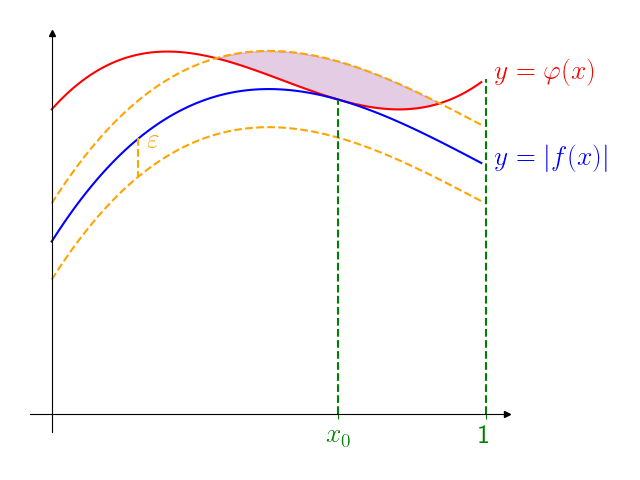

This figure's Python source:
from matplotlib import pyplot
import matplotlib.pyplot as plt
import numpy as np 
#import matplotlib.patches as patches
import time


def Dtime(start):
    print("--- %s seconds ---" % (time.time() - start))

def plt_parameters():
    plt.rcParams['text.usetex'] = True #using latex
    params = {'font.size': 20, 'text.latex.preamble' : r"""
    \usepackage{amsmath} 
    \usepackage{amssymb}
    """}
    #font size
    pyplot.rcParams.update(params)

def axis_limits(ax1, xmin, xmax, ymin, ymax):
    # Set identical scales for both axes
    ax1.set(xlim=(xmin, xmax), ylim=(ymin, ymax), aspect=1)

def set_position(ax1):
    # Set bottom and left spines as x and y axes of coordinate system
    ax1.spines['bottom'].set_position('zero')
    ax1.spines['left'].set_position('zero')

def remove_axes(ax1):
    # Remove top and right spines
    ax1.spines['top'].set_visible(False)
    ax1.spines['right'].set_visible(False)

def x_y_axis_labels(ax1):
    # Create 'x' and 'y' labels placed at the end of the axes
    ax1.set_xlabel('$x$', labelpad=-24, x=1.03)
    ax1.set_ylabel('$y$', labelpad=-21, y=1.02, rotation=0)

def x_y_arrows(ax1):
    # Draw arrows
    arrow_fmt = dict(markersize=4, color='black', clip_on=False)
    ax1.plot((1), (0), marker='>', transform=ax1.get_yaxis_transform(), **arrow_fmt)
    ax1.plot((0), (1), marker='^', transform=ax1.get_xaxis_transform(), **arrow_fmt)

def axis_label(ax1):
    ax1.set_xticks([.66, 1])
    ax1.set_xticklabels([r"$x_0$",1])
    ax1.set_yticks([])
    ax1.set_yticklabels([])

def axis_label_color(ax1, color):
    ax1.tick_params(axis='x', colors=color)

def plot_curves(ax1): 
    x = np.arange(0, 1, .01)

    ax1.plot(x, fun1(x), color = "r")

    ax1.plot(x, fun3(x), color="b")
    ax1.plot(x, fun3(x) - .25, color="orange", linestyle="--")
    ax1.plot(x, fun3(x) + .25, color="orange", linestyle="--")

def fun1 (x):
    return 5 * np.array(x) * (np.array(x) - 0.8) ** 2 + 2

def fun3 (x):
    return 2 * np.array(x) * (np.array(x) - 1.5) ** 2 + 1.1332645

def plot_segments(ax1):
    ax1.plot([1,1], [0, fun1(1)], color="g", linestyle="--")
    ax1.plot([.66,.66], [0, fun1(.66)], color="g", linestyle="--")
    ax1.plot([.2,.2], [fun3(.2), fun3(.2) - .25], color="orange", linestyle="--")

def text(ax1):
    #Add text
    dist = .02
    ax1.text(1 + dist, fun1(1), r"$y=\varphi(x)$", color="r")
    ax1.text(1 + dist, fun3(1), r"$y=|f(x)|$", color="b")
    ax1.text(.2 + dist, fun3(.2) - 3 * dist, r"$\varepsilon$", color="orange")

def color_area(ax1):
    x = np.arange(0, 1, .01)
    sec = np.array([])
    for i in x:
        if (fun3(i) + .25) >= fun1(i):
            sec = np.append(np.array(sec), np.array([i]))
    ax1.fill_between(x=sec, y1=np.array(fun3(sec) + .25), y2=np.array(fun1(sec)), color="purple", alpha=.2)

def save_file():
    file_name = str(__file__)[0:-1] + "ng"
    plt.savefig(file_name)


if __name__ == "__main__":
    START = time.time()
    plt_parameters()
    FIG, AX = plt.subplots()
    XMIN, XMAX, YMIN, YMAX = -0.5, 1.5, -.1, 1
    #axis_limits(AX, XMIN, XMAX, YMIN, YMAX)
    set_position(AX)
    remove_axes(AX)
    x_y_arrows(AX)
    axis_label(AX)
    axis_label_color(AX, "g")
    Dtime(START)
    plot_curves(AX)
    plot_segments(AX)
    text(AX)
    color_area(AX)
    plt.tight_layout()
    save_file()
    plt.show()
